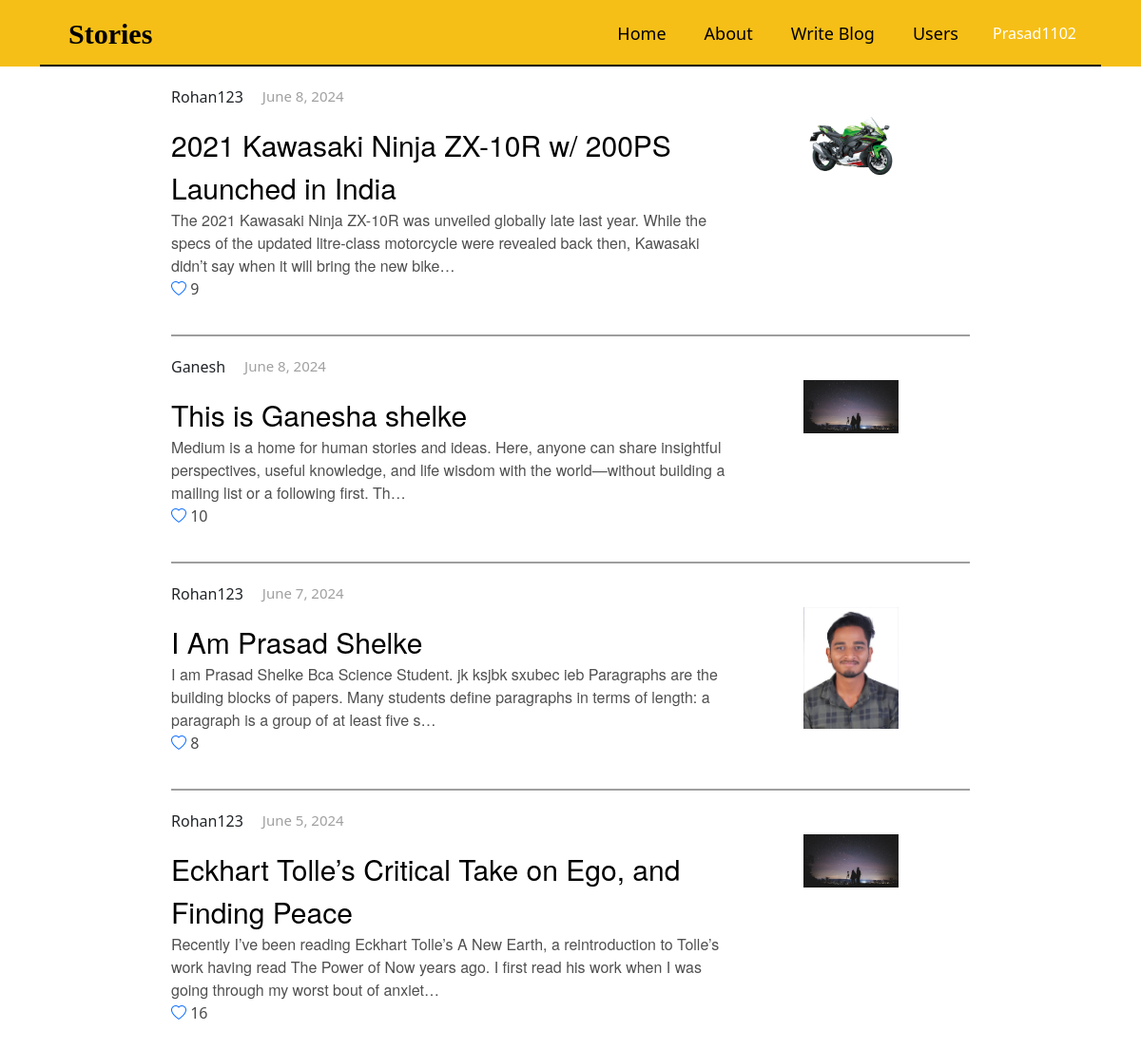
The app's page / (signed in) with its own data.
### Blogs/models.py (models this page shows, shortened)
class BaseModel(models.Model):
  id = models.UUIDField(default=uuid.uuid4, editable=False, primary_key=True)
  created_at = models.DateTimeField(auto_now_add=True)
  updated_at = models.DateTimeField(auto_now=True)
  class Meta:
    abstract = True

class Blog(BaseModel):
  title = models.CharField(max_length=200)
  content = models.TextField()
  author = models.ForeignKey(User, on_delete=models.CASCADE, related_name='blogs')
  blog_image = models.ImageField(upload_to = "public/static/", default="/")
  like_count = models.IntegerField(default=0)
  class Meta:
    ordering = ['-created_at']

### Blogs/views.py (the view)
# urls.py: path('', home, name="Home"),
def home(request):
  blogs = Blog.objects.all()
  context = {'blogs':blogs}
  return render(request, "home.html", context)

### Blogs/templates/home.html (shortened to what this page needs)
{% extends "base.html" %}
{% block start %}
<div class="blog-container">
  {% for blog in blogs %}
  <div class="blog-entry">
    <div class="blog-flex-container">
      <div class="blog-text-container">
        <div class="name-date">
          <p class="blog-username">{{ blog.author.username }}</p>
          <p class="blog-date">{{ blog.created_at|date:"F j, Y" }}</p>
        </div>
        <a href="/displayBlog/{{blog.id}}" class="blog-title">{{ blog.title }}</a><br>
        <a href="/displayBlog/{{blog.id}}" class="blog-content">{{ blog.content | truncatechars:200 }}</a>
        <p class="likecount"><a class="bi bi-heart" href="/displayBlog/{{blog.id}}"></a> {{blog.like_count}}</p>
      </div>
      <div class="blog-image">
        {% if blog.blog_image %}
          <img src="{{ blog.blog_image.url }}">
        {% endif %}
      </div>
    </div>
    {% if not forloop.last %}
    <div class="horizontal-line"></div>
    {% endif %}
  </div>
  {% endfor %}
</div>
{% endblock %}

### Blogs/templates/base.html (shortened to what this page needs)
<!DOCTYPE html>
<html lang="en">
<head>
  <link rel="stylesheet" href="../static/CSS/base.css">
  <link rel="stylesheet" href="../static/CSS/displayPost.css">
  <link href="https://cdn.jsdelivr.net/npm/bootstrap@5.3.3/dist/css/bootstrap.min.css" rel="stylesheet"
>
  <link rel="stylesheet" href="https://cdn.jsdelivr.net/npm/bootstrap-icons@1.3.0/font/bootstrap-icons.css">
</head>
<body>
  <div class="navbar-container">
    <nav class="custom-navbar">
      <a class="custom-navbar-brand" href="/">Stories</a>
      <div class="custom-navbar-right">
        <a href="/">Home</a>
        <a href="/about">About</a>
        <a href="/createBlog">Write Blog</a>
        <a href="/testing">Users</a>
        <div class="dropdown-center">
          {% if request.user.is_authenticated %}
          <div class="nav-item custom-dropdown-container">
            <button class="custom-dropdown-toggle">{{ request.user.username }}</button>
          </div>
          {% else %}
          <a href="/login" class="btn btn-outline-secondary">Get Started</a>
          {% endif %}
        </div>
      </div>
      <div class="custom-navbar-divider"></div>
    </nav>
  </div>
{% block start %}
  {% endblock %}
</body>
</html>

### Blogs/static/CSS/base.css (style rules this page uses)
body { margin: 0; padding: 0; font-family: Arial, sans-serif; background-image: url(); }
.navbar-container { display: flex; background-color: #F6BF17; justify-content: center; width: 100%; }
.custom-navbar { height: 70px; display: flex; background-color: #F6BF17; align-items: center; justify-content: space-between; padding: 0 20px; position: relative; width: 93%; }
.custom-navbar .custom-navbar-brand { font-size: 30px; font-weight: bold; color: rgb(0, 0, 0); text-decoration: none; font-family: gt-super, Georgia, Cambria, "Times New Roman", Times, serif; }
.custom-navbar a { font-size: 18px; color: rgb(0, 0, 0); text-align: center; padding: 0 10px; text-decoration: none; }
.custom-navbar .custom-navbar-right { display: flex; gap: 20px; }
.custom-dropdown-container { position: relative; z-index: 1000; }
.custom-dropdown-toggle { background: none; border: none; cursor: pointer; color: white; }
.custom-navbar-divider { width: 100%; height: 2px; background-color: rgb(0, 0, 0); position: absolute; bottom: 0; left: 0; }
* { scrollbar-width: thin; scrollbar-color: #351919 #c5a0a0; }

### Blogs/static/CSS/displayPost.css (style rules this page uses)
.navbar-container { display: flex; background-color: #F6BF17; justify-content: center; width: 100%; }
.custom-navbar { height: 70px; display: flex; background-color: #F6BF17; align-items: center; justify-content: space-between; padding: 0 20px; position: relative; width: 93%; }
.custom-navbar .custom-navbar-brand { font-size: 30px; font-weight: bold; color: rgb(0, 0, 0); text-decoration: none; font-family: gt-super, Georgia, Cambria, "Times New Roman", Times, serif; }
.custom-navbar a { font-size: 18px; color: rgb(0, 0, 0); text-align: center; padding: 0 10px; text-decoration: none; }
.custom-navbar .custom-navbar-right { display: flex; gap: 20px; }
body { margin: 0; padding: 0; font-family: Arial, sans-serif; background-image: url(); }
.custom-dropdown-container { position: relative; z-index: 1000; }
.custom-dropdown-toggle { background: none; border: none; cursor: pointer; color: white; }
.custom-navbar-divider { width: 100%; height: 2px; background-color: rgb(0, 0, 0); position: absolute; bottom: 0; left: 0; }
* { scrollbar-width: thin; scrollbar-color: #351919 #c5a0a0; }
.blog-username { display: flex; }

### Blogs/templates/home.html (style rules this page uses)
.blog-container { margin: 0 auto; margin-top: 20px; width: 70%; }
.blog-text-container { width: 90%; }
.blog-image { width: 38%; margin-top: 16px; display: flex; justify-content: center; align-items: center; position: relative; }
.blog-image img { max-width: 40%; max-height: auto; margin-top: 10px; }
.blog-flex-container { display: flex; align-items: flex-start; margin-bottom: 20px; }
.horizontal-line { width: 100%; height: 2px; background-color: rgb(158, 158, 158); margin: 20px 0; }
.blog-title { font-size: 30px; color: black; text-decoration: none; font-family: sohne, "Helvetica Neue", Helvetica, Arial, sans-serif; }
.blog-content { text-decoration: none; color: rgb(80, 80, 80); font-family: sohne, "Helvetica Neue", Helvetica, Arial, sans-serif; }
.likecount { color: rgb(73, 73, 73); }
.name-date { display: flex; }
.blog-username { margin-right: 20px; }
.blog-date { color: rgb(160, 160, 160); font-size: 15px; }

### records on screen
Blog: author.username "Rohan123", created_at "June 8, 2024", title "2021 Kawasaki Ninja ZX-10R w/ 200PS Launched in India", content "The 2021 Kawasaki Ninja ZX-10R was unveiled globally late last year. While the specs of the updated litre-class motorcycle were revealed back then, Kawasaki didn’t say when it will bring the new bike…", like_count "9", blog_image (picture)
Blog: author.username "Ganesh", created_at "June 8, 2024", title "This is Ganesha shelke", content "Medium is a home for human stories and ideas. Here, anyone can share insightful perspectives, useful knowledge, and life wisdom with the world—without building a mailing list or a following first. Th…", like_count "10", blog_image (picture)
Blog: author.username "Rohan123", created_at "June 7, 2024", title "I Am Prasad Shelke", content "I am Prasad Shelke Bca Science Student. jk ksjbk sxubec ieb Paragraphs are the building blocks of papers. Many students define paragraphs in terms of length: a paragraph is a group of at least five s…", like_count "8", blog_image (picture)
Blog: author.username "Rohan123", created_at "June 5, 2024", title "Eckhart Tolle’s Critical Take on Ego, and Finding Peace", content "Recently I’ve been reading Eckhart Tolle’s A New Earth, a reintroduction to Tolle’s work having read The Power of Now years ago. I first read his work when I was going through my worst bout of anxiet…", like_count "16", blog_image (picture)

### other values on screen
{{ request.user.username }} "Prasad1102"
